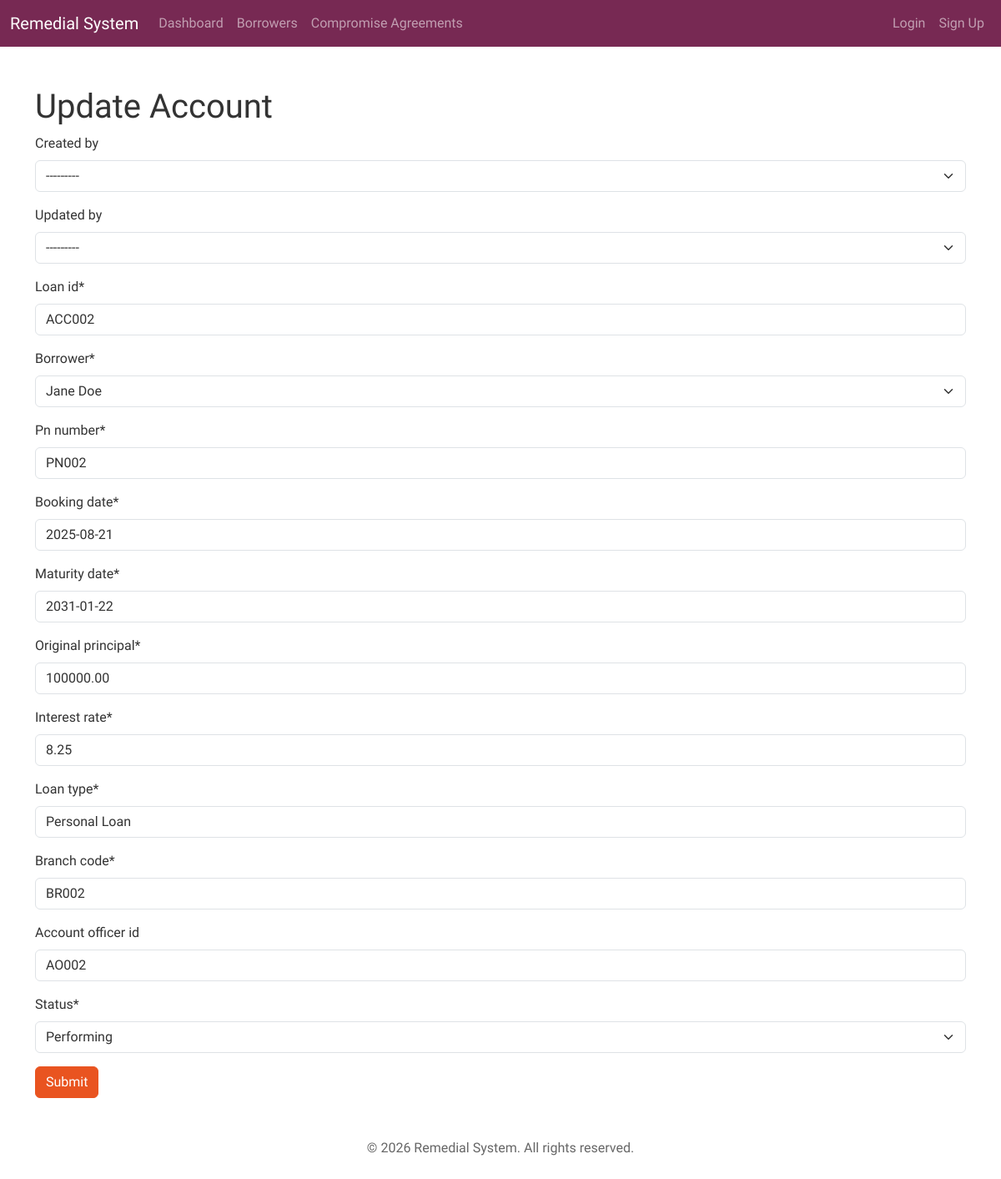
Screenshot of /account/ACC002/update/ with the database file from the repository.
### account_master/models.py (models this page shows, shortened)
class AuditableModel(models.Model):
    created_at = models.DateTimeField(auto_now_add=True)
    created_by = models.ForeignKey(get_user_model(), related_name='%(class)s_created_by', on_delete=models.SET_NULL, null=True, blank=True)
    updated_at = models.DateTimeField(auto_now=True)
    updated_by = models.ForeignKey(get_user_model(), related_name='%(class)s_updated_by', on_delete=models.SET_NULL, null=True, blank=True)
    class Meta:
        abstract = True

class LoanAccount(AuditableModel):
    LOAN_STATUS_CHOICES = [
        ('PERFORMING', 'Performing'),
        ('PAST_DUE', 'Past Due'),
        ('NPL', 'NPL'),
        ('WRITEOFF', 'Write-Off'),
        ('CLOSED', 'Closed'),
    ]
    loan_id = models.CharField(max_length=20, primary_key=True)
    borrower = models.ForeignKey(Borrower, on_delete=models.CASCADE)
    pn_number = models.CharField(max_length=50, unique=True)
    booking_date = models.DateField()
    maturity_date = models.DateField()
    original_principal = models.DecimalField(max_digits=15, decimal_places=2)
    interest_rate = models.DecimalField(max_digits=5, decimal_places=2)
    loan_type = models.CharField(max_length=50)
    branch_code = models.CharField(max_length=10)
    account_officer_id = models.CharField(max_length=20, blank=True)
    status = models.CharField(max_length=20, choices=LOAN_STATUS_CHOICES, default='PERFORMING')

class Borrower(AuditableModel):
    BORROWER_TYPE_CHOICES = [
        ('PERSON', 'Person'),
        ('CORP', 'Corporation'),
        ('COOP', 'Cooperative'),
    ]
    borrower_id = models.CharField(max_length=20, primary_key=True)
    borrower_type = models.CharField(max_length=10, choices=BORROWER_TYPE_CHOICES, default='PERSON')
    full_name = models.CharField(max_length=200)
    tin = models.CharField(max_length=20, blank=True)
    birth_or_incorp_date = models.DateField(null=True, blank=True)
    primary_address = models.CharField(max_length=300)
    mobile = models.CharField(max_length=20, blank=True)
    email = models.EmailField(max_length=150, blank=True)
    risk_rating = models.CharField(max_length=10, blank=True)
    def __str__(self):
        return self.full_name

### account_master/views.py (the view)
# urls.py: path('account/<str:loan_id>/update/', views.update_account, name='update_account'),
def update_account(request, loan_id):
    account = get_object_or_404(LoanAccount, loan_id=loan_id)
    if request.method == "POST":
        form = LoanAccountForm(request.POST, instance=account)
        if form.is_valid():
            account_data = form.cleaned_data
            upsert_loan_account(loan_id=loan_id, defaults=account_data)
            return redirect("account_detail", loan_id=loan_id)
    else:
        form = LoanAccountForm(instance=account)
    return render(request, "account_master/update_account.html", {"form": form})

### account_master/forms.py
class LoanAccountForm(forms.ModelForm):
    class Meta:
        model = LoanAccount
        fields = "__all__"

### account_master/templates/account_master/update_account.html (shortened to what this page needs)
{% extends "base.html" %}
{% load crispy_forms_tags %}
{% block content %}
    <h1>Update Account</h1>
    <form method="post">
        {{ form|crispy }}
        <button type="submit" class="btn btn-primary">Submit</button>
    </form>
{% endblock %}

### rows the page displays
LoanAccount: created_by "---------", updated_by "---------", loan_id "ACC002", pn_number "PN002", booking_date "2025-08-21", maturity_date "2031-01-22", original_principal "100000.00", interest_rate "8.25", loan_type "Personal Loan", branch_code "BR002", account_officer_id "AO002", status "Performing"
Borrower: borrower "Jane Doe"
